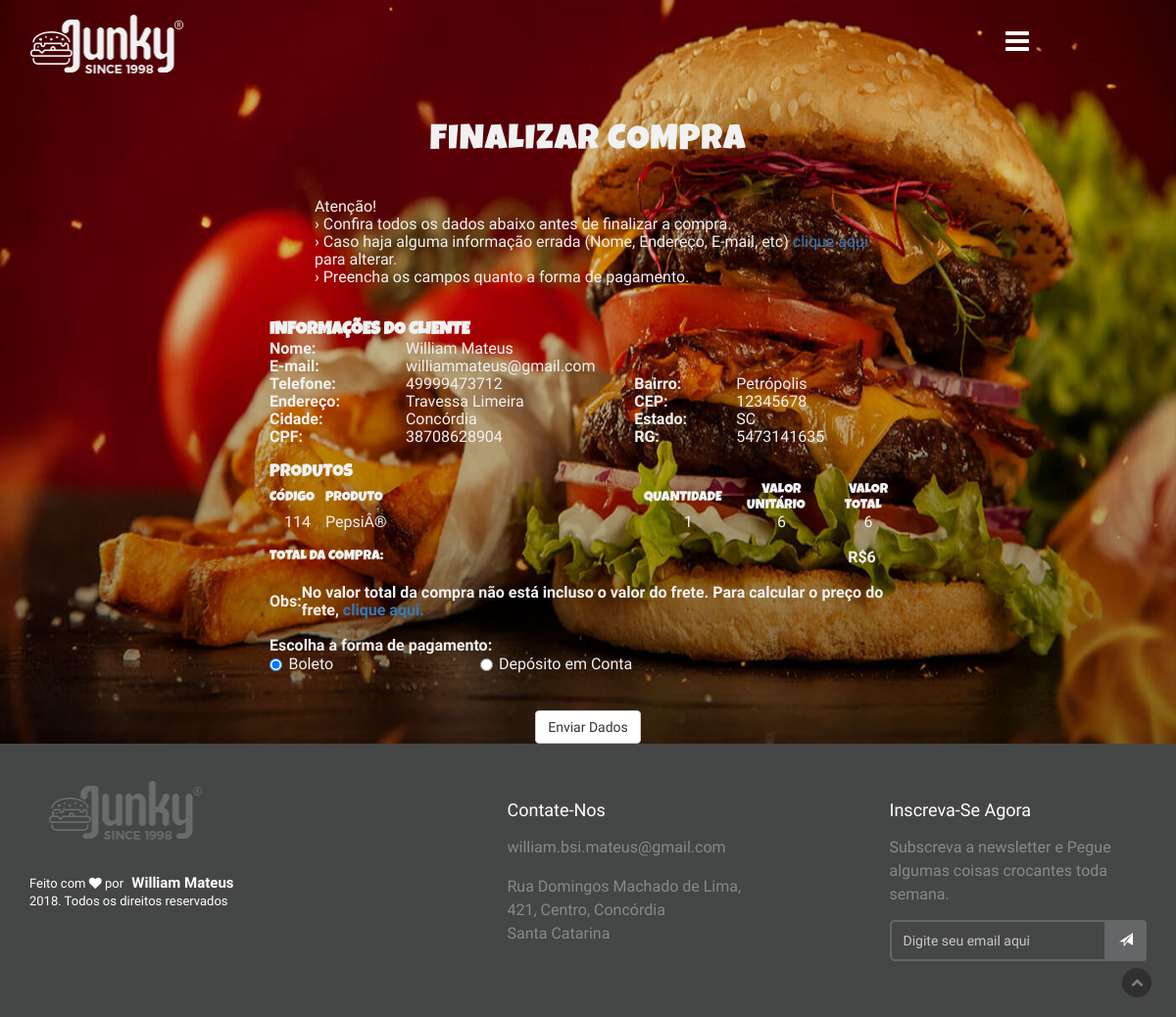
Screenshot of /finalizarcompra.php?idcli=1 with the database file from the repository.
### tables this page shows
CREATE TABLE IF NOT EXISTS `CLIENTES` (
  `ID_CLIENTE` int(11) NOT NULL AUTO_INCREMENT,
  `NOME` varchar(35) NOT NULL,
  `EMAIL` varchar(30) NOT NULL,
  `SENHA` varchar(8) NOT NULL,
  `ENDERECO` varchar(35) NOT NULL,
  `BAIRRO` varchar(20) NOT NULL,
  `CIDADE` varchar(35) NOT NULL,
  `ESTADO` char(2) NOT NULL,
  `CEP` char(9) NOT NULL,
  `FONE` varchar(15) NOT NULL,
  `RG` varchar(10) NOT NULL,
  `CPF` char(14) NOT NULL,
  PRIMARY KEY (`ID_CLIENTE`)
);

CREATE TABLE IF NOT EXISTS `carrinho` (
  `id` int(11) NOT NULL AUTO_INCREMENT,
  `nome` varchar(100) NOT NULL,
  `preco` double NOT NULL,
  `id_usuario` int(11) NOT NULL,
  `qtd_produto` int(3) NOT NULL,
  PRIMARY KEY (`id`)
);

### finalizarcompra.php (the view, shortened to what this page needs)
<!DOCTYPE html>
 <html lang="en">
    <head>
        <link rel="stylesheet" href="https://maxcdn.bootstrapcdn.com/bootstrap/3.3.6/css/bootstrap.min.css" />
        <link rel="stylesheet" href="https://maxcdn.bootstrapcdn.com/font-awesome/4.6.3/css/font-awesome.min.css" />
        <link rel="stylesheet" href="css/flaticon.css" />
        <link rel="stylesheet" href="css/animate.css">
        <link rel="stylesheet" href="css/bootsnav.css">
        <link rel="stylesheet" href="css/color.css">
        <link rel="stylesheet" href="css/customIndex.css" />
</head>
    <body data-spy="scroll" data-target="#navbar-menu" data-offset="100">
        <nav class="navbar navbar-default bootsnav no-background navbar-fixed black">
            <div class="container">
                <div class="attr-nav">
                    <ul>
                        <li class="side-menu"><a href="#"><i class="fa fa-bars"></i></a></li>
                    </ul>
                </div>
                <div class="navbar-header">
                    <a class="navbar-brand" href="index.php"><img src="images/logo.png" class="logo" alt=""></a>
                </div>
            </div>
        </nav>
        <header id="hello">
<br><br><br><br><br><br><br>
<table width="650px" cellpadding="0" cellspacing="0" align=center>
<div class="product-big-title-area">
        <div class="container">
            <div class="row">
                <div class="col-md-12">
                    <div class="product-bit-title text-center">
                        <div align="center"><h2>Finalizar Compra</h2>
				</div>
                    </div>
                </div>
            </div>
        </div>
    </div>
<br>
</table>
<?php
	$id_usuario = $_GET['idcli'];
	$sql = "SELECT * FROM CLIENTES WHERE ID_CLIENTE = '$id_usuario'";
	$query = mysql_query($sql);
	while($linha = mysql_fetch_array($query)){
		$nome		=$linha["NOME"];
		$email		=$linha["EMAIL"];
		$fone		=$linha["FONE"];
		$endereco	=$linha["ENDERECO"];
		$bairro		=$linha["BAIRRO"];
		$cidade		=$linha["CIDADE"];
		$estado		=$linha["ESTADO"];
		$cep		=$linha["CEP"];
		$cpf		=$linha["CPF"];
		$rg		=$linha["RG"];
	}
?>
	<table width="620px" cellpadding="0" cellspacing="1" class="tableerro" border="0" align="center" align=center>
		<tr>
			<td width="5%"></td>
			<td align="left">&nbsp;</td>
		</tr>
		<tr>
			<td width="5%"></td>
			<td align="left"><font class="erro1">Atenção!</font></td>
		</tr>
		<tr>
			<td width="5%"></td>
			<td align="left"><font class="textoerro">&rsaquo;&nbsp;Confira todos os dados abaixo antes de finalizar a compra.</font></td>
		</tr>
		<tr>
			<td width="5%"></td>
			<td align="left"><font class="textoerro">&rsaquo;&nbsp;Caso haja alguma informação errada (Nome, Endereço, E-mail, etc) <a href="contausuario.php" class="link1">clique aqui</a> para alterar.</font></td>
		</tr>
		<tr>
			<td width="5%"></td>
			<td align="left"><font class="textoerro">&rsaquo;&nbsp;Preencha os campos quanto a forma de pagamento.</font></td>
		</tr>
		<tr>
			<td width="5%"></td>
			<td align="left">&nbsp;</td>
		</tr>
	</table>
<br>
	<table width="650px" cellpadding="0" cellspacing="3" border="0" align=center>
		<tr>
			<td colspan="5"><font class="texto4"><b><h4>Informações do cliente</b></font></td></h4>
		</tr>
		<tr>
			<td><font class="texto3"><b>Nome:</b></font></td>
			<td colspan="5"><font class="texto6"><?php echo $nome; ?></font></td>
		</tr>
		<tr>
			<td><font class="texto3"><b>E-mail:</b></font></td>
			<td colspan="5"><font class="texto6"><?php echo $email; ?></font></td>
		</tr>
		<tr>
			<td><font class="texto3"><b>Telefone:</b></font></td>
			<td><font class="texto6"><?php echo $fone; ?></font></td>
			<td><font class="texto3"><b>Bairro:</b></font></td>
			<td colspan="3"><font class="texto6"><?php echo $bairro; ?></font></td>
		</tr>
		<tr>
			<td><font class="texto3"><b>Endereço:</b></font></td>
			<td><font class="texto6"><?php echo $endereco; ?></font></td>
			<td><font class="texto3"><b>CEP:</b></font></td>
			<td><font class="texto6"><?php echo $cep; ?></font></td>
		</tr>
		<tr>
			<td><font class="texto3"><b>Cidade:</b></font></td>
			<td><font class="texto6"><?php echo $cidade; ?></font></td>
			<td><font class="texto3"><b>Estado:</b></font></td>
			<td><font class="texto6"><?php echo $estado; ?></font></td>
		</tr>
		<tr>
			<td><font class="texto3"><b>CPF:</b></font></td>
			<td><font class="texto6"><?php echo $cpf; ?></font></td>
			<td><font class="texto3"><b>RG:</b></font></td>
			<td colspan="3"><font class="texto6"><?php echo $rg; ?></font></td>
		</tr>
		<tr>
			<td colspan="6">&nbsp;</td>
		</tr>
	</table>
	<table width="650px" cellpadding="0" cellspacing="3" border="0" align=center>
		<tr>
			<td colspan="6"><font class="texto3"><b><h4>Produtos</h4></b></font></td>
		</tr>
		<tr bgcolor="">
			<td width="7%"><font class="texto12"><h5>Código&nbsp;&nbsp;&nbsp;&nbsp;</h5></font></td>
			<td width="50%"><font class="texto12"><h5>Produto&nbsp;&nbsp;&nbsp;&nbsp;</h5></font></td>
			<td align="center"><font class="texto12"><h5>Quantidade&nbsp;&nbsp;&nbsp;&nbsp;</h5></font></td>
			<td align="center"><font class="texto12"><h5>Valor Unitário&nbsp;&nbsp;&nbsp;&nbsp;</h5></font></td>
			<td align="center"><font class="texto12"><h5>Valor Total&nbsp;&nbsp;&nbsp;&nbsp;</h5></font></td>
		</tr>
	<?php
	$sql_carrinho="SELECT id, nome, preco, qtd_produto FROM carrinho WHERE id_usuario = '$id_usuario'";
	$re = mysql_query($sql_carrinho) or die(mysql_error());
	$num_produtos_carrinho = mysql_num_rows($re);
	$total_compra = 0;
	$x = 0;
	while($lc = mysql_fetch_array($re)){
		if (($x % 2)==0) {
			$bgcolor="";
		}else {
			$bgcolor="";
		}
		$id_produto	= $lc["id"];
		$qtd		= $lc["qtd_produto"];
		$sql="SELECT id,nome,preco FROM carrinho WHERE id = '$id_produto'";
		$result = mysql_query($sql);
		while($linha = mysql_fetch_array($result)){
			$nome	= $linha["nome"];
			$valor	= $linha["preco"];
			$valortotal = $valor * $qtd;
			$total_compra = $valortotal + $total_compra;
	?>
			<tr bgcolor="<?php echo $bgcolor; ?>">
			<td align="center"><font class="texto10"><?php echo $id_produto; ?></font></td>
			<td><font class="texto10"><?php echo $nome; ?></font></td>
			<td align="center"><font class="texto10"><?php echo $qtd; ?></font></td>
			<td align="center"><font class="texto10"><?php echo($valor); ?></font></td>
			<td align="center"><font class="texto10"><?php echo($valortotal); ?></font></td>
	<?php	$x ++;
		}
	}
	?>
		</tr>
		<tr>
			<td colspan="6"><font class="texto3">&nbsp;</font></td>
		</tr>
	</table>
	<table width="650px" border="0" cellspacing="3" cellpadding="0" align=center>
		<tr>
			<td width="86%"><font class="texto3"><b><h5>Total da compra:</h5> </b></font></td>
			<td align="center"><font class="erro1"><b><?php if($num_produtos_carrinho == 0){ echo "R$ 0,00";}else{echo "R$".($total_compra);} ?></b></font></td>
		</tr>
	</table>
	<table width="650px" border="0" cellspacing="3" cellpadding="0" align=center>
		<tr>
			<td><font color=""><b><br>Obs: </b></font></td>
			<td><font color=""><br><b>No valor total da compra não está incluso o valor do frete. Para calcular o preço do frete, <a href="http://www.correios.com.br/encomendas/precos/default.cfm" target="_blank" class="link1">clique aqui.</a></font></b></td>
		</tr>
	</table>
	<br>
	<table width="650px" cellpadding="0" cellspacing="4" border="0" align=center>
		<tr>
			<td colspan="6"><font class="texto3"><b>Escolha a forma de pagamento:</b></font></td>
		</tr>
		<tr>
			<td width="3%"><input type="radio" name="pagamento" value="1" checked="checked" /></td>
			<td width="30%"><font class="texto3">Boleto</font></td>
			<td width="3%"><input type="radio" name="pagamento" value="2" /></td>
			<td><font class="texto3">Depósito em Conta</font></td>
		</tr>
		<tr>
			<td align="center" colspan="6"><font class="texto3">&nbsp;</font></td>
		</tr>
		<tr>
			<td align="center" colspan="6"><font class="texto3">&nbsp;</font></td>
		</tr>
		<tr>
			<td align="center" colspan="6"><button type="submit" class="btn btn-default ">Enviar Dados</button></form></td>
		</tr>
	</table>
	</header>
        <footer>
            <div class="container">
                <div class="row">
                    <div class="col-lg-3 col-sm-4 col-xs-12 col-lg-offset-1 pull-right">
                        <div class="subscribe">
                            <h4>Inscreva-se agora</h4>
                            <p>Subscreva a newsletter e
                                Pegue algumas coisas crocantes toda semana.</p>
                            <form role="form">
                                <div class="form-group">
                                    <div class="input-group">
                                        <input type="email" class="form-control" id="em" placeholder="Digite seu email aqui">
                                        <span class="input-group-btn">
                                            <button type="submit" class="btn send_btn">
                                                <i class="glyphicon glyphicon-send"></i>
                                            </button>
                                        </span>
                                    </div>
                                </div>
                            </form>
                        </div>
                    </div>
                    <div class="col-lg-3 col-sm-4 col-xs-12 col-lg-offset-1 pull-right">
                        <div class="contact_us">
                            <h4>Contate-Nos</h4>
                            <a href="">william.bsi.mateus@gmail.com</a>
                            <address>
                                 Rua Domingos Machado de Lima,<br />
                                 421, Centro, Concórdia<br/>
                                 Santa Catarina <br/>
                            </address>
                        </div>
                    </div>
                    <div class="col-lg-4 col-sm-4 col-xs-12 pull-right">
                        <div class="basic_info">
                            <a href="adm"><img class="footer_logo" src="images/footer_logo.png" alt="Burger" /></a>
                            <div class="footer-copyright">
                                <p class="wow fadeInRight" data-wow-duration="1s">
                                    Feito com
                                    <i class="fa fa-heart"></i>
                                     por
                                    <a target="_blank" href="http://bootstrapthemes.co">William Mateus</a> <br/>
                                    2018. Todos os direitos reservados
                                </p>
                            </div>
                        </div>
                    </div>
                </div>
            </div>
        </footer>
        <div class="scrollup">
            <a href="#"><i class="fa fa-chevron-up"></i></a>
        </div>
    </body>
</html>

### css/bootsnav.css (style rules this page uses)
nav.bootsnav .container { position: relative; }
nav.navbar.bootsnav { margin-bottom: 0; -moz-border-radius: 0px; -webkit-border-radius: 0px; -o-border-radius: 0px; border-radius: 0px; background-color: #fff; border: none; border-bottom: solid 1px #e0e0e0; z-index: 9; }
.attr-nav { float: right; display: inline-block; margin-left: 13px; margin-right: -15px; }
.attr-nav > ul { padding: 0; margin: 0 0 -7px 0; list-style: none; display: inline-block; }
.attr-nav > ul > li { float: left; display: block; }
.attr-nav > ul > li > a { color: #6f6f6f; display: block; padding: 28px 15px; position: relative; }
body { -webkit-transition: all 0.3s ease-in-out; -moz-transition: all 0.3s ease-in-out; -o-transition: all 0.3s ease-in-out; -ms-transition: all 0.3s ease-in-out; transition: all 0.3s ease-in-out; }
nav.navbar.bootsnav.navbar-fixed { position: fixed; display: block; width: 100%; }
nav.navbar.bootsnav.no-background { -webkit-transition: all 1s ease-in-out; -moz-transition: all 1s ease-in-out; -o-transition: all 1s ease-in-out; -ms-transition: all 1s ease-in-out; transition: all 1s ease-in-out; }
@media (min-width: 1024px) { nav.navbar.bootsnav.no-background { background-color: transparent; border: none; } }

### css/customIndex.css (style rules this page uses)
body { font-size: 16px; line-height: 18px; font-family: 'Maitree', serif; color: #fff; background: #efe9dd; }
h1, h2, h3, h4, h5, h6 { text-transform: uppercase; font-family: 'Luckiest Guy', cursive; margin: 0; }
h2 { font-size: 36px;letter-spacing:1px; }
img { width: 100%; }
a,button { outline: 0 !important; }
header { background: url(../images/header_bg.jpg)no-repeat;background-size: 100% 100%; color: #f1f1f1;overflow: hidden; }
nav.navbar.bootsnav { background-color: #444; border: 0 none; }
.logo { width: 160px; }
.attr-nav { margin-right: 105px; }
.side-menu .fa { color: #fff; font-size: 28px; }
footer { background: #454646 none repeat scroll 0 0; padding-bottom: 42px; }
footer h4 { font-family: 'Maitree', serif; margin-top: 20px; text-transform: capitalize; }
.basic_info, .contact_us, .subscribe { margin-top: 38px; overflow: hidden; }
.footer_logo { margin-left: 20px; width: 160px; }
.footer-copyright { margin: 35px 0 45px; font-size: 13px; color:#fff; }
.footer-copyright a { font-weight: 700; font-size: 15px; color:#fff; padding:0px 5px; }
.contact_us > a, .subscribe p { color: #85898d; display: block; line-height: 24px; margin: 16px 0; }
address,.subscribe > p { color: #85898d; line-height: 24px; }
.send_btn { padding: 10px 13px; background: #646667; color:#fff; }
.subscribe > p { margin-bottom: 14px; width: 250px; }
.form-control { background-color: #454646; border: 2px solid #646667; border-radius: 5px; box-shadow: none; color: #c8c8c8; height: 42px; }
.form-control,.form-control::-moz-placeholder { color: #c8c8c8; }
.scrollup { width: 30px; height: 30px; border-radius: 15px; opacity: .3; position: fixed; bottom: 20px; right: 25px; color: #fff; cursor: pointer; background-color: #000; z-index: 1000; transition: opacity .5s, background-color .5s; -moz-transition: opacity .5s, background-color .5s; -webkit-transition: opacity .5s, background-color .5s; }
.scrollup i { font-size: 13px; position: absolute; opacity: 1; color: #fff; left: 50%; top: 50%; margin-top: -7px; margin-left: -6px; text-decoration: none; }

### rows the page displays
clientes: NOME "William Mateus", EMAIL "williammateus@gmail.com", FONE "49999473712", BAIRRO "Petrópolis", ENDERECO "Travessa Limeira", CEP "12345678", CIDADE "Concórdia", ESTADO "SC", CPF "38708628904", RG "5473141635"
carrinho: id "114", nome "PepsiÂ®", qtd_produto "1", preco "6"

### other values shown
$total_compra "6"
